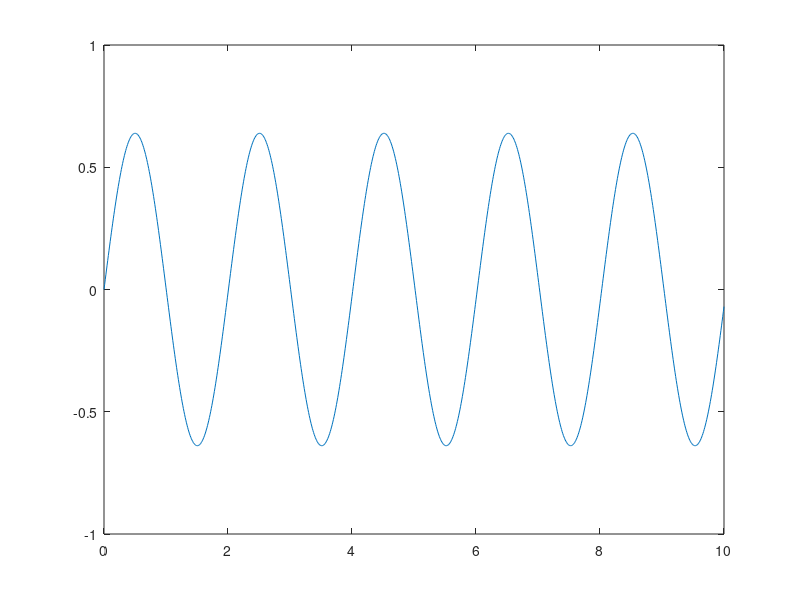

Reproduce this figure in MATLAB.
function diferencia_central
  clc
  h = 0.01;
  g = 9.8;
  L = 1;
  y(1) = 0;
  dy = 2;

  x = 0:h:10 ;

  for i=1:length(x)-1
    if i==1
      aux = y(1) - (h*dy) + (0.5*(h^2))*((-g/L)*y(1)); %Si es la primera iteracion calculo la y anterior por formula
      y(i+1) = (2-((g/L)*(h^2)))*y(i) - aux ; %Con ese resultado calculo el punto siguiente
    else
      y(i+1) = (2-((g/L)*(h^2)))*y(i) - y(i-1) ; %Si no es la primera iteracion entonces cambio el aux por el punto anterior
    endif
  endfor

  plot(x,y);

endfunction

